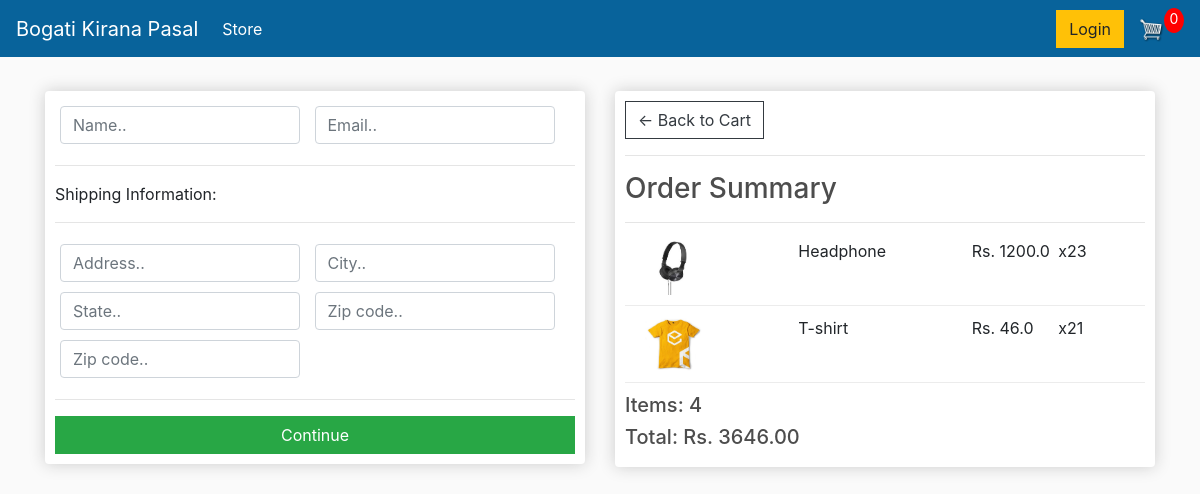
Screenshot of /checkout/ (signed in) with the database file from the repository.
### store/models.py (models this page shows, shortened)
class OrderItem(models.Model):
    product = models.ForeignKey(Product, on_delete=models.SET_NULL,null=True)
    order = models.ForeignKey(Order, on_delete=models.SET_NULL, null=True )
    quantity = models.IntegerField(default=0, null=True, blank=True)
    date_added = models.DateTimeField(auto_now_add=True)
    @property
    def get_total(self):
        total = self.product.price * self.quantity
        return total

class Product(models.Model):
    name = models.CharField(max_length=100)
    price = models.FloatField()
    digital = models.BooleanField(default=False, null=True, blank=False)
    image = models.ImageField(null=True, blank=True)

class Order(models.Model):
    customer = models.ForeignKey(Customer, on_delete=models.SET_NULL, null=True, blank=True)
    date_ordered = models.DateTimeField(auto_now_add=True)
    complete = models.BooleanField(default=False, null=True, blank=True)
    transaction_id = models.CharField(max_length=100, null=True)
    @property
    def get_cart_total(self):
        orderitems = self.orderitem_set.all()
        total = sum([item.get_total for item in orderitems])
        return total
    @property
    def get_cart_items(self):
        orderitems = self.orderitem_set.all()
        total = sum([item.quantity for item in orderitems])
        return total

### store/views.py (the view)
# urls.py: path('checkout/', views.checkout, name="checkout"),
def checkout(request):
	if request.user.is_authenticated:
		customer = request.user.customer
		order, created = Order.objects.get_or_create(customer=customer, complete=False)
		items = order.orderitem_set.all()
	else:
		items = []
		order = {'get_cart_total':0, 'get_cart_items':0}
	context = {'items':items, 'order':order}
	return render(request, 'store/checkout.html', context)

### store/templates/store/checkout.html (shortened to what this page needs)
{% extends 'store/main.html' %}
{% load static %}
{% block content %}
     <div class="row">
		<div class="col-lg-6">
			<div class="box-element" id="form-wrapper">
				<form id="form">
					<div id="user-info">
						<div class="form-field">
							<input required class="form-control" type="text" name="name" placeholder="Name..">
						</div>
						<div class="form-field">
							<input required class="form-control" type="email" name="email" placeholder="Email..">
						</div>
					</div>
					<div id="shipping-info">
						<hr>
						<p>Shipping Information:</p>
						<hr>
						<div class="form-field">
							<input class="form-control" type="text" name="address" placeholder="Address..">
						</div>
						<div class="form-field">
							<input class="form-control" type="text" name="city" placeholder="City..">
						</div>
						<div class="form-field">
							<input class="form-control" type="text" name="state" placeholder="State..">
						</div>
						<div class="form-field">
							<input class="form-control" type="text" name="zipcode" placeholder="Zip code..">
						</div>
						<div class="form-field">
							<input class="form-control" type="text" name="country" placeholder="Zip code..">
						</div>
					</div>
					<hr>
					<input id="form-button" class="btn btn-success btn-block" type="submit" value="Continue">
				</form>
			</div>
			<br>
		</div>
		<div class="col-lg-6">
			<div class="box-element">
				<a  class="btn btn-outline-dark" href="{% url 'cart' %}">&#x2190; Back to Cart</a>
				<hr>
				<h3>Order Summary</h3>
				<hr>
				{% for item in items %}
				<div class="cart-row">
					<div style="flex:2"><img class="row-image" src="{{item.product.image.url}}"></div>
					<div style="flex:2"><p>{{item.product.name}}</p></div>
					<div style="flex:1"><p>Rs. {{item.product.price}}</p></div>
					<div style="flex:1"><p>x2{{item.quantity}}</p></div>
				</div>
				{% endfor %}
				<h5>Items:   {{order.get_cart_items}}</h5>
				<h5>Total:   Rs.  {{order.get_cart_total|floatformat:2}}</h5>
			</div>
		</div>
	</div>
{% endblock content %}

### static/css/main.css (style rules this page uses)
body { background-color: hsl(0, 0%, 98%); }
h1,h2,h3,h4,h5,h6 { color:hsl(0, 0%, 30%); }
.box-element { box-shadow:hsl(0, 0%, 80%) 0 0 16px; background-color: #fff; border-radius: 4px; padding: 10px; }
.col-lg-4, .col-lg-6, .col-lg-8, .col-lg-12 { margin-top: 10px; }
.btn { border-radius: 0; }
.row-image { width: 100px; }
.form-field { width:250px; display: inline-block; padding: 5px; }
.cart-row { display: flex; align-items: flex-stretch; padding-bottom: 10px; margin-bottom: 10px; border-bottom: 1px solid #ececec; }

### rows the page displays
OrderItem: product.image (picture), product.name "Headphone", product.price "1200.0", quantity "3"
OrderItem: product.image (picture), product.name "T-shirt", product.price "46.0", quantity "1"
Order: get_cart_items "4", get_cart_total "3646.00"
